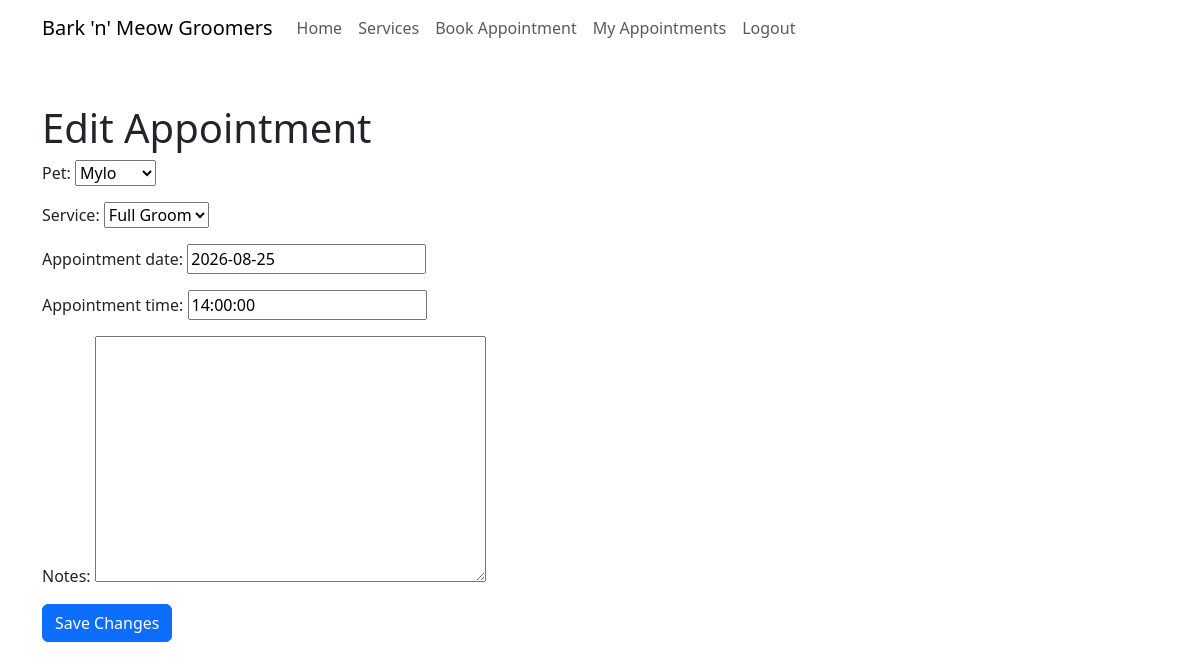
/edit-appointment/13/ (signed in), run on an earlier commit of the app's database.
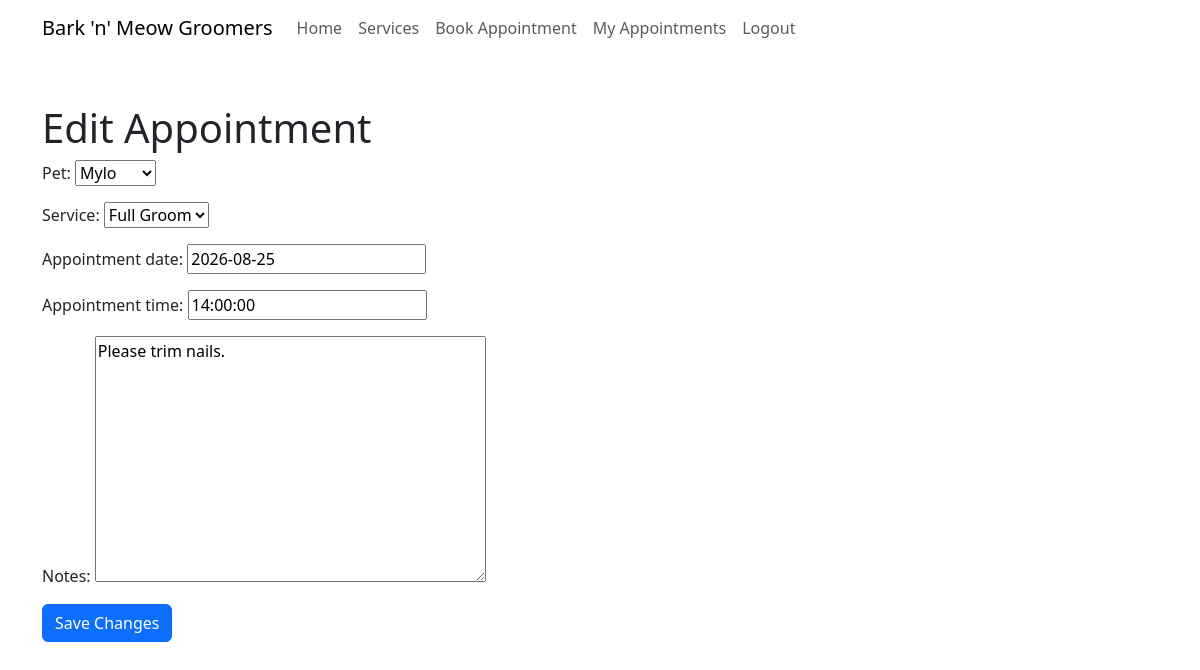
And on a later commit of the database.
### bookings/models.py (models this page shows, shortened)
class Appointment(models.Model):
    STATUS_CHOICES = [
        ('pending', 'Pending'),
        ('confirmed', 'Confirmed'),
        ('completed', 'Completed'),
        ('cancelled', 'Cancelled'),
    ]
    user = models.ForeignKey(User, on_delete=models.CASCADE)
    pet = models.ForeignKey(Pet, on_delete=models.CASCADE)
    service = models.ForeignKey(GroomingService, on_delete=models.CASCADE)
    appointment_date = models.DateField()
    appointment_time = models.TimeField()
    status = models.CharField(max_length=10, choices=STATUS_CHOICES, default='pending')
    notes = models.TextField(blank=True)
    created_on = models.DateTimeField(auto_now_add=True)
    updated_on = models.DateTimeField(auto_now=True)

### bookings/views.py (the view)
# urls.py: path('edit-appointment/<int:appointment_id>/', views.edit_appointment, name='edit_appointment'),
@login_required
def edit_appointment(request, appointment_id):
    appointment = get_object_or_404(
        Appointment,
        id=appointment_id,
        user=request.user
    )
    if request.method == "POST":
        form = AppointmentForm(
            request.POST,
            instance=appointment,
            user=request.user
        )
        if form.is_valid():
            form.save()
            messages.success(
                request,
                "Appointment updated successfully!"
            )
            return redirect("my_appointments")
    else:
        form = AppointmentForm(
            instance=appointment,
            user=request.user
        )
    return render(
        request,
        "edit_appointment.html",
        {"form": form, "appointment": appointment}
    )

### bookings/forms.py (shortened to what this page needs)
class AppointmentForm(forms.ModelForm):
    def __init__(self, *args, user=None, **kwargs):
        super().__init__(*args, **kwargs)
        if user:
            self.fields['pet'].queryset = Pet.objects.filter(owner=user)
    class Meta:
        model = Appointment
        fields = ['pet', 'service', 'appointment_date',
                  'appointment_time', 'notes', ]

### bookings/models.py (called while the page is built)
    def __str__(self):
        return self.name

    def __str__(self):
        return self.name

### templates/edit_appointment.html (shortened to what this page needs)
{% extends "base.html" %}
{% block content %}
<div class="container mt-5">
    <h1>Edit Appointment</h1>
    <form method="POST">
        {{ form.as_p }}
        <button type="submit" class="btn btn-primary">
            Save Changes
        </button>
    </form>
</div>
{% endblock %}

What changed in the data, as far as the page shows it:
changed Appointment "Mylo": notes (not shown) → "Please trim nails."
